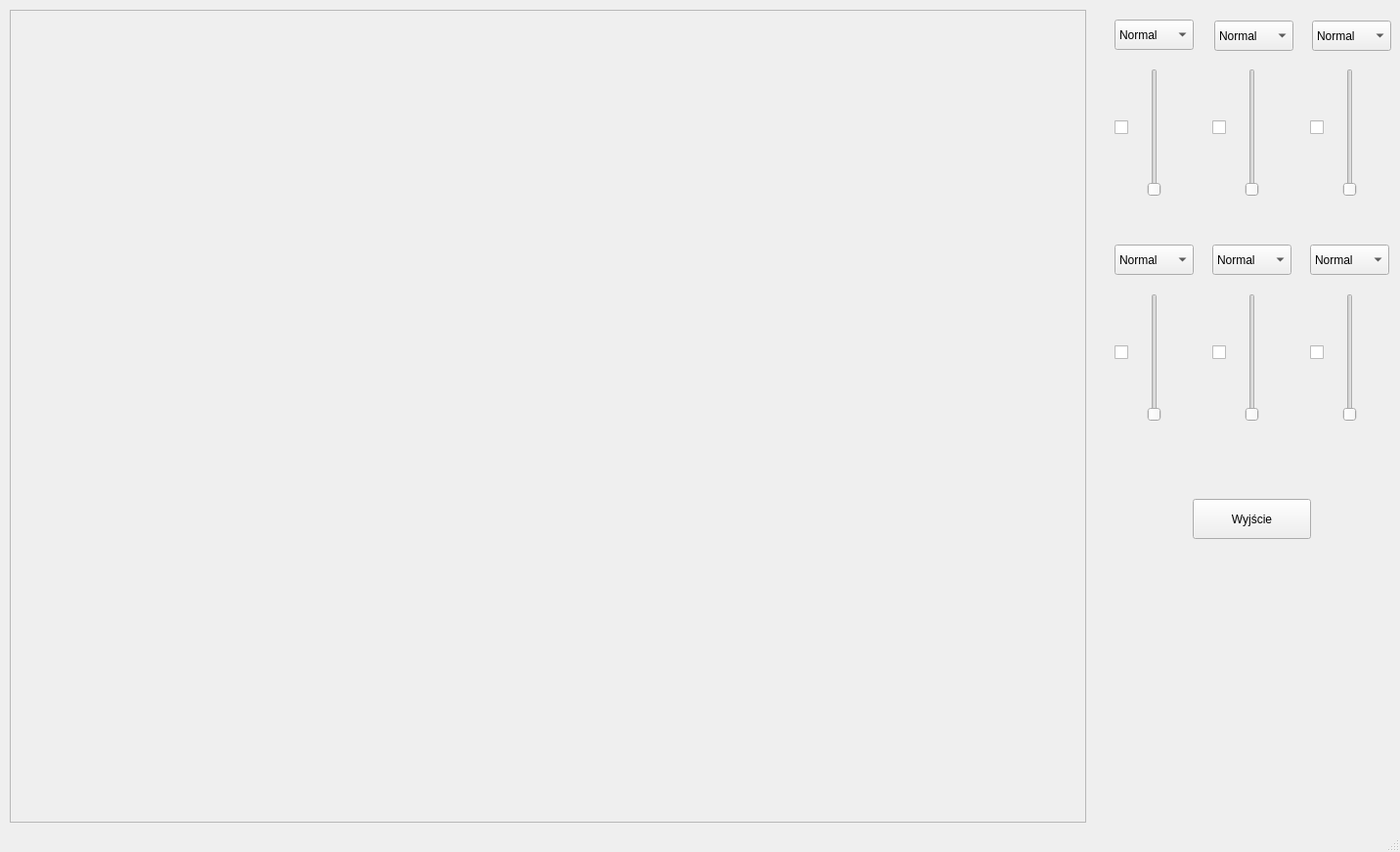
<?xml version="1.0" encoding="UTF-8"?>
<ui version="4.0">
 <class>MyWindow</class>
 <widget class="QMainWindow" name="MyWindow">
  <property name="geometry">
   <rect>
    <x>0</x>
    <y>0</y>
    <width>1432</width>
    <height>871</height>
   </rect>
  </property>
  <property name="windowTitle">
   <string>MyWindow</string>
  </property>
  <widget class="QWidget" name="centralWidget">
   <widget class="QFrame" name="rysujFrame">
    <property name="geometry">
     <rect>
      <x>10</x>
      <y>10</y>
      <width>1101</width>
      <height>831</height>
     </rect>
    </property>
    <property name="frameShape">
     <enum>QFrame::StyledPanel</enum>
    </property>
    <property name="frameShadow">
     <enum>QFrame::Raised</enum>
    </property>
   </widget>
   <widget class="QCheckBox" name="checkBox_1">
    <property name="geometry">
     <rect>
      <x>1140</x>
      <y>120</y>
      <width>16</width>
      <height>20</height>
     </rect>
    </property>
    <property name="text">
     <string/>
    </property>
   </widget>
   <widget class="QCheckBox" name="checkBox_2">
    <property name="geometry">
     <rect>
      <x>1240</x>
      <y>120</y>
      <width>16</width>
      <height>20</height>
     </rect>
    </property>
    <property name="text">
     <string/>
    </property>
   </widget>
   <widget class="QCheckBox" name="checkBox_3">
    <property name="geometry">
     <rect>
      <x>1340</x>
      <y>120</y>
      <width>16</width>
      <height>20</height>
     </rect>
    </property>
    <property name="text">
     <string/>
    </property>
   </widget>
   <widget class="QCheckBox" name="checkBox_4">
    <property name="geometry">
     <rect>
      <x>1140</x>
      <y>350</y>
      <width>20</width>
      <height>20</height>
     </rect>
    </property>
    <property name="text">
     <string/>
    </property>
   </widget>
   <widget class="QCheckBox" name="checkBox_5">
    <property name="geometry">
     <rect>
      <x>1240</x>
      <y>350</y>
      <width>16</width>
      <height>20</height>
     </rect>
    </property>
    <property name="text">
     <string/>
    </property>
   </widget>
   <widget class="QComboBox" name="comboBox_1">
    <property name="geometry">
     <rect>
      <x>1140</x>
      <y>20</y>
      <width>81</width>
      <height>31</height>
     </rect>
    </property>
    <item>
     <property name="text">
      <string>Normal</string>
     </property>
    </item>
    <item>
     <property name="text">
      <string>Average</string>
     </property>
    </item>
    <item>
     <property name="text">
      <string>Multiply</string>
     </property>
    </item>
    <item>
     <property name="text">
      <string>Screen</string>
     </property>
    </item>
    <item>
     <property name="text">
      <string>Darken</string>
     </property>
    </item>
    <item>
     <property name="text">
      <string>Lighten</string>
     </property>
    </item>
    <item>
     <property name="text">
      <string>Difference</string>
     </property>
    </item>
    <item>
     <property name="text">
      <string>Overlay</string>
     </property>
    </item>
    <item>
     <property name="text">
      <string>HardLight</string>
     </property>
    </item>
    <item>
     <property name="text">
      <string>Sum</string>
     </property>
    </item>
    <item>
     <property name="text">
      <string>Xor</string>
     </property>
    </item>
    <item>
     <property name="text">
      <string>And</string>
     </property>
    </item>
    <item>
     <property name="text">
      <string>Or</string>
     </property>
    </item>
   </widget>
   <widget class="QCheckBox" name="checkBox_6">
    <property name="geometry">
     <rect>
      <x>1340</x>
      <y>350</y>
      <width>16</width>
      <height>20</height>
     </rect>
    </property>
    <property name="text">
     <string/>
    </property>
   </widget>
   <widget class="QPushButton" name="exitButton">
    <property name="geometry">
     <rect>
      <x>1220</x>
      <y>510</y>
      <width>121</width>
      <height>41</height>
     </rect>
    </property>
    <property name="text">
     <string>Wyjście</string>
    </property>
   </widget>
   <widget class="QComboBox" name="comboBox_2">
    <property name="geometry">
     <rect>
      <x>1242</x>
      <y>21</y>
      <width>81</width>
      <height>31</height>
     </rect>
    </property>
    <item>
     <property name="text">
      <string>Normal</string>
     </property>
    </item>
    <item>
     <property name="text">
      <string>Average</string>
     </property>
    </item>
    <item>
     <property name="text">
      <string>Multiply</string>
     </property>
    </item>
    <item>
     <property name="text">
      <string>Screen</string>
     </property>
    </item>
    <item>
     <property name="text">
      <string>Darken</string>
     </property>
    </item>
    <item>
     <property name="text">
      <string>Lighten</string>
     </property>
    </item>
    <item>
     <property name="text">
      <string>Difference</string>
     </property>
    </item>
    <item>
     <property name="text">
      <string>Overlay</string>
     </property>
    </item>
    <item>
     <property name="text">
      <string>HardLight</string>
     </property>
    </item>
    <item>
     <property name="text">
      <string>Sum</string>
     </property>
    </item>
    <item>
     <property name="text">
      <string>Xor</string>
     </property>
    </item>
    <item>
     <property name="text">
      <string>And</string>
     </property>
    </item>
    <item>
     <property name="text">
      <string>Or</string>
     </property>
    </item>
   </widget>
   <widget class="QComboBox" name="comboBox_3">
    <property name="geometry">
     <rect>
      <x>1342</x>
      <y>21</y>
      <width>81</width>
      <height>31</height>
     </rect>
    </property>
    <item>
     <property name="text">
      <string>Normal</string>
     </property>
    </item>
    <item>
     <property name="text">
      <string>Average</string>
     </property>
    </item>
    <item>
     <property name="text">
      <string>Multiply</string>
     </property>
    </item>
    <item>
     <property name="text">
      <string>Screen</string>
     </property>
    </item>
    <item>
     <property name="text">
      <string>Darken</string>
     </property>
    </item>
    <item>
     <property name="text">
      <string>Lighten</string>
     </property>
    </item>
    <item>
     <property name="text">
      <string>Difference</string>
     </property>
    </item>
    <item>
     <property name="text">
      <string>Overlay</string>
     </property>
    </item>
    <item>
     <property name="text">
      <string>HardLight</string>
     </property>
    </item>
    <item>
     <property name="text">
      <string>Sum</string>
     </property>
    </item>
    <item>
     <property name="text">
      <string>Xor</string>
     </property>
    </item>
    <item>
     <property name="text">
      <string>And</string>
     </property>
    </item>
    <item>
     <property name="text">
      <string>Or</string>
     </property>
    </item>
   </widget>
   <widget class="QComboBox" name="comboBox_4">
    <property name="geometry">
     <rect>
      <x>1140</x>
      <y>250</y>
      <width>81</width>
      <height>31</height>
     </rect>
    </property>
    <item>
     <property name="text">
      <string>Normal</string>
     </property>
    </item>
    <item>
     <property name="text">
      <string>Average</string>
     </property>
    </item>
    <item>
     <property name="text">
      <string>Multiply</string>
     </property>
    </item>
    <item>
     <property name="text">
      <string>Screen</string>
     </property>
    </item>
    <item>
     <property name="text">
      <string>Darken</string>
     </property>
    </item>
    <item>
     <property name="text">
      <string>Lighten</string>
     </property>
    </item>
    <item>
     <property name="text">
      <string>Difference</string>
     </property>
    </item>
    <item>
     <property name="text">
      <string>Overlay</string>
     </property>
    </item>
    <item>
     <property name="text">
      <string>HardLight</string>
     </property>
    </item>
    <item>
     <property name="text">
      <string>Sum</string>
     </property>
    </item>
    <item>
     <property name="text">
      <string>Xor</string>
     </property>
    </item>
    <item>
     <property name="text">
      <string>And</string>
     </property>
    </item>
    <item>
     <property name="text">
      <string>Or</string>
     </property>
    </item>
   </widget>
   <widget class="QComboBox" name="comboBox_5">
    <property name="geometry">
     <rect>
      <x>1240</x>
      <y>250</y>
      <width>81</width>
      <height>31</height>
     </rect>
    </property>
    <item>
     <property name="text">
      <string>Normal</string>
     </property>
    </item>
    <item>
     <property name="text">
      <string>Average</string>
     </property>
    </item>
    <item>
     <property name="text">
      <string>Multiply</string>
     </property>
    </item>
    <item>
     <property name="text">
      <string>Screen</string>
     </property>
    </item>
    <item>
     <property name="text">
      <string>Darken</string>
     </property>
    </item>
    <item>
     <property name="text">
      <string>Lighten</string>
     </property>
    </item>
    <item>
     <property name="text">
      <string>Difference</string>
     </property>
    </item>
    <item>
     <property name="text">
      <string>Overlay</string>
     </property>
    </item>
    <item>
     <property name="text">
      <string>HardLight</string>
     </property>
    </item>
    <item>
     <property name="text">
      <string>Sum</string>
     </property>
    </item>
    <item>
     <property name="text">
      <string>Xor</string>
     </property>
    </item>
    <item>
     <property name="text">
      <string>And</string>
     </property>
    </item>
    <item>
     <property name="text">
      <string>Or</string>
     </property>
    </item>
   </widget>
   <widget class="QComboBox" name="comboBox_6">
    <property name="geometry">
     <rect>
      <x>1340</x>
      <y>250</y>
      <width>81</width>
      <height>31</height>
     </rect>
    </property>
    <item>
     <property name="text">
      <string>Normal</string>
     </property>
    </item>
    <item>
     <property name="text">
      <string>Average</string>
     </property>
    </item>
    <item>
     <property name="text">
      <string>Multiply</string>
     </property>
    </item>
    <item>
     <property name="text">
      <string>Screen</string>
     </property>
    </item>
    <item>
     <property name="text">
      <string>Darken</string>
     </property>
    </item>
    <item>
     <property name="text">
      <string>Lighten</string>
     </property>
    </item>
    <item>
     <property name="text">
      <string>Difference</string>
     </property>
    </item>
    <item>
     <property name="text">
      <string>Overlay</string>
     </property>
    </item>
    <item>
     <property name="text">
      <string>HardLight</string>
     </property>
    </item>
    <item>
     <property name="text">
      <string>Sum</string>
     </property>
    </item>
    <item>
     <property name="text">
      <string>Xor</string>
     </property>
    </item>
    <item>
     <property name="text">
      <string>And</string>
     </property>
    </item>
    <item>
     <property name="text">
      <string>Or</string>
     </property>
    </item>
   </widget>
   <widget class="QSlider" name="verticalSlider_1">
    <property name="geometry">
     <rect>
      <x>1170</x>
      <y>70</y>
      <width>21</width>
      <height>131</height>
     </rect>
    </property>
    <property name="orientation">
     <enum>Qt::Vertical</enum>
    </property>
   </widget>
   <widget class="QSlider" name="verticalSlider_2">
    <property name="geometry">
     <rect>
      <x>1270</x>
      <y>70</y>
      <width>21</width>
      <height>131</height>
     </rect>
    </property>
    <property name="orientation">
     <enum>Qt::Vertical</enum>
    </property>
   </widget>
   <widget class="QSlider" name="verticalSlider_3">
    <property name="geometry">
     <rect>
      <x>1370</x>
      <y>70</y>
      <width>21</width>
      <height>131</height>
     </rect>
    </property>
    <property name="orientation">
     <enum>Qt::Vertical</enum>
    </property>
   </widget>
   <widget class="QSlider" name="verticalSlider_4">
    <property name="geometry">
     <rect>
      <x>1170</x>
      <y>300</y>
      <width>21</width>
      <height>131</height>
     </rect>
    </property>
    <property name="orientation">
     <enum>Qt::Vertical</enum>
    </property>
   </widget>
   <widget class="QSlider" name="verticalSlider_5">
    <property name="geometry">
     <rect>
      <x>1270</x>
      <y>300</y>
      <width>21</width>
      <height>131</height>
     </rect>
    </property>
    <property name="orientation">
     <enum>Qt::Vertical</enum>
    </property>
   </widget>
   <widget class="QSlider" name="verticalSlider_6">
    <property name="geometry">
     <rect>
      <x>1370</x>
      <y>300</y>
      <width>21</width>
      <height>131</height>
     </rect>
    </property>
    <property name="orientation">
     <enum>Qt::Vertical</enum>
    </property>
   </widget>
  </widget>
  <widget class="QMenuBar" name="menuBar">
   <property name="geometry">
    <rect>
     <x>0</x>
     <y>0</y>
     <width>1432</width>
     <height>20</height>
    </rect>
   </property>
  </widget>
  <widget class="QStatusBar" name="statusBar"/>
 </widget>
 <layoutdefault spacing="6" margin="11"/>
 <resources/>
 <connections/>
</ui>
